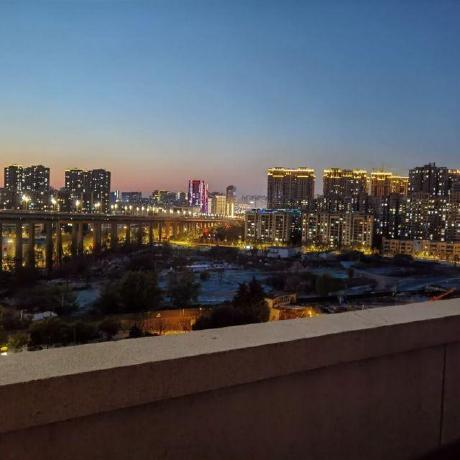
#> input picture Frontend/src/assets/fyh.jpg, 460 x 460 px
$ python -i hard_weather_utils.py   (imports and definitions only)   (older library calls are emulated)
#> lines starting #> are read from the running program, lines starting #| are printed output that depends on the picture
from PIL import Image
import cv2
import numpy as np


def dark_channel(img, size=15):
    r, g, b = cv2.split(img)
    min_img = cv2.min(r, cv2.min(g, b))
    kernel = cv2.getStructuringElement(cv2.MORPH_RECT, (size, size))
    dc_img = cv2.erode(min_img, kernel)
    return dc_img


def get_atmo(img, percent=0.001):
    mean_perpix = np.mean(img, axis=2).reshape(-1)
    mean_topper = mean_perpix[: int(img.shape[0] * img.shape[1] * percent)]
    return np.mean(mean_topper)


def get_trans(img, atom, w=0.95):
    x = img / atom
    t = 1 - w * dark_channel(x, 15)
    return t


def guided_filter(p, i, r, e):
    mean_I = cv2.boxFilter(i, cv2.CV_64F, (r, r))
    mean_p = cv2.boxFilter(p, cv2.CV_64F, (r, r))
    corr_I = cv2.boxFilter(i * i, cv2.CV_64F, (r, r))
    corr_Ip = cv2.boxFilter(i * p, cv2.CV_64F, (r, r))
    var_I = corr_I - mean_I * mean_I
    cov_Ip = corr_Ip - mean_I * mean_p
    a = cov_Ip / (var_I + e)
    b = mean_p - a * mean_I
    mean_a = cv2.boxFilter(a, cv2.CV_64F, (r, r))
    mean_b = cv2.boxFilter(b, cv2.CV_64F, (r, r))
    q = mean_a * i + mean_b
    return q


def dehaze(im):
    im = np.array(im.convert("RGB"))
    img = im.astype("float64") / 255
    img_gray = cv2.cvtColor(im, cv2.COLOR_RGB2GRAY).astype("float64") / 255
    atom = get_atmo(img)
    trans = get_trans(img, atom)
    trans_guided = guided_filter(trans, img_gray, 20, 0.0001)
    trans_guided = cv2.max(trans_guided, 0.25)
    result = np.empty_like(img)
    for i in range(3):
        result[:, :, i] = (img[:, :, i] - atom) / trans_guided + atom
    cv2.imwrite("./img_out/remove-foggy.jpg", result * 255)
    result = cv2.imread("./img_out/remove-foggy.jpg")
    return Image.fromarray(result.astype(np.uint8))


def equalist_hist(img):
    img = np.array(img.convert("RGB"))
    img[:, :, 0] = cv2.equalizeHist(img[:, :, 0])
    img[:, :, 1] = cv2.equalizeHist(img[:, :, 1])
    img[:, :, 2] = cv2.equalizeHist(img[:, :, 2])
    return Image.fromarray(img)

>>> from PIL import Image
>>> picture = Image.open('../../Frontend/src/assets/fyh.jpg')
#> picture is the input picture: PIL image 460x460 RGB; mean R, G, B 80.5, 82.5, 88.8
>>> result = dehaze(picture)
#> in dehaze, `img_gray = cv2.cvtColor(im, cv2.COLOR_RGB2GRAY).astype("float64") / 255`:
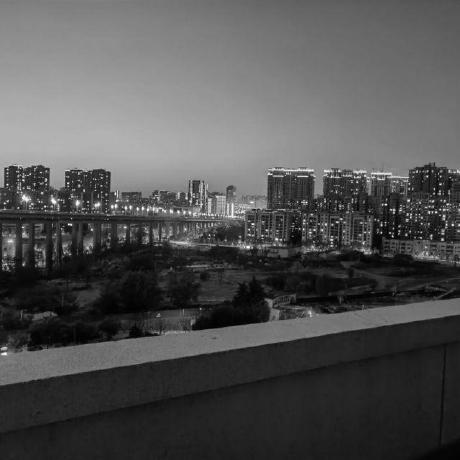
#> img_gray: shape (460, 460) float64; min 0, max 0.992, mean 0.324
#> in get_atmo, `mean_topper = mean_perpix[: int(img.shape[0] * img.shape[1] * percent)]`: mean_topper = 211 values, max 0.535 at index 96, min 0.467 at index 205, mean 0.511
#> in dehaze, `atom = get_atmo(img)`: atom = 0.511
#> in guided_filter, `a = cov_Ip / (var_I + e)`:
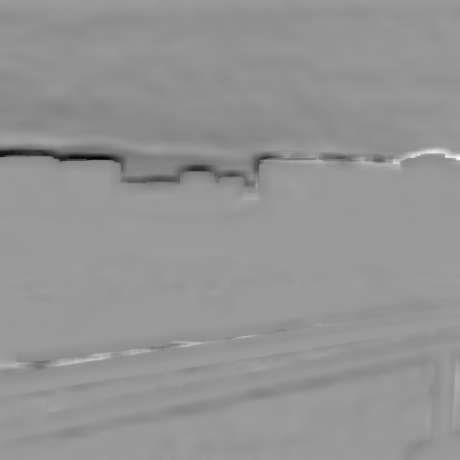
#> a: shape (460, 460) float64; min -15.98, max 10.46, mean -0.565; drawn with min black and max white
#> in guided_filter, `mean_b = cv2.boxFilter(b, cv2.CV_64F, (r, r))`:
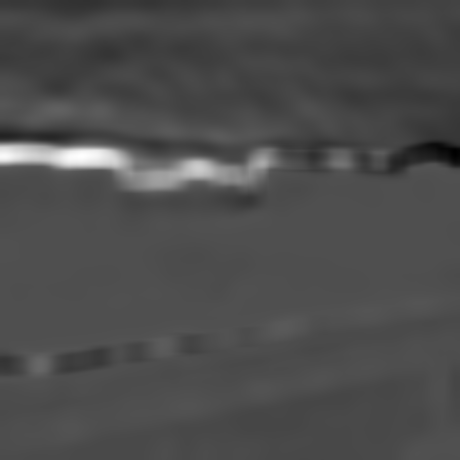
#> mean_b: shape (460, 460) float64; min -0.516, max 4.32, mean 0.947; drawn with min black and max white
#> in guided_filter, `q = mean_a * i + mean_b`:
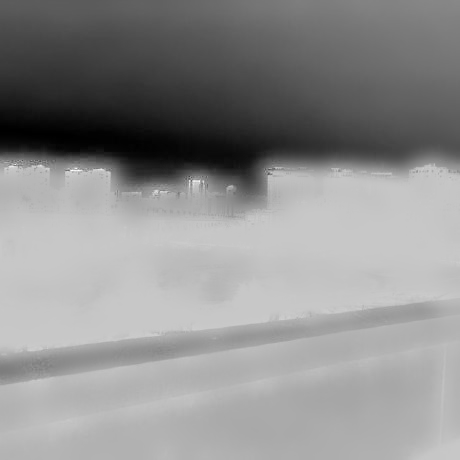
#> q: shape (460, 460) float64; min -0.165, max 1.32, mean 0.669; drawn with min black and max white
#> in dehaze, `trans_guided = cv2.max(trans_guided, 0.25)`:
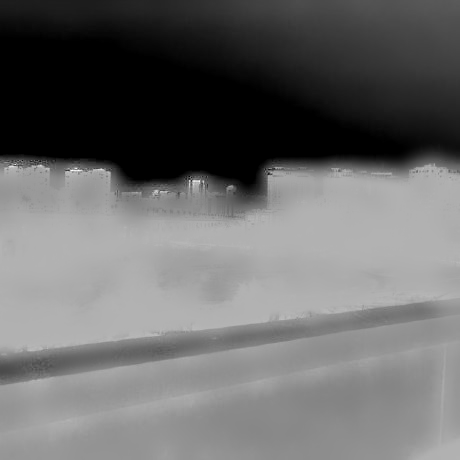
#> trans_guided: shape (460, 460) float64; min 0.25, max 1.32, mean 0.697; drawn with min black and max white
#> after the loop in dehaze, `for i in range(3):`:
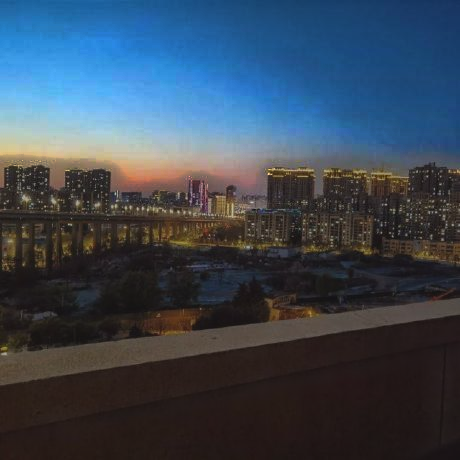
#> result: shape (460, 460, 3) float64; mean R, G, B 0.276, 0.368, 0.47; drawn with min black and max white
#> in dehaze, `cv2.imwrite("./img_out/remove-foggy.jpg", result * 255)`:
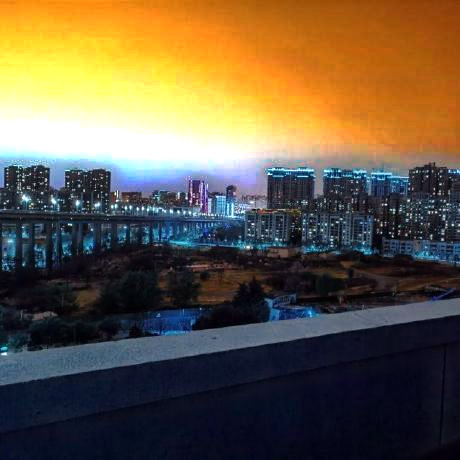
#> saved as remove-foggy.jpg: shape (460, 460, 3); mean B, G, R 68.4, 90.2, 104.3

$ run again, on Frontend/src/assets/header-bg.jpg
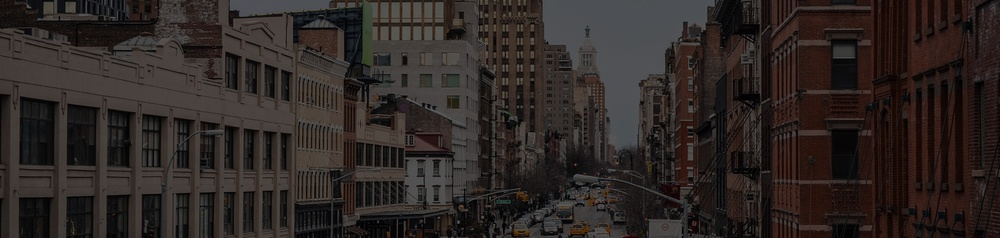
#> input picture Frontend/src/assets/header-bg.jpg, 1000 x 238 px, shrunk from 1920 x 456 before the run
#> picture is the input picture: PIL image 1000x238 RGB; mean R, G, B 46.6, 39.4, 36.8
#> mean_topper = 238 values, max 0.329 at index 230, min 0.00784 at index 83, mean 0.131
#> atom = 0.131
#> in dehaze, `trans_guided = cv2.max(trans_guided, 0.25)`:
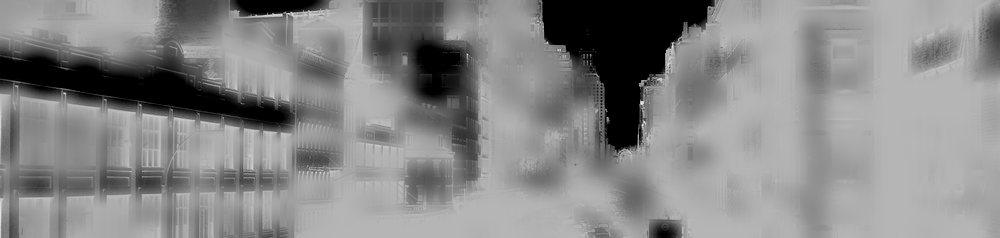
#> trans_guided: shape (238, 1000) float64; min 0.25, max 1.3, mean 0.81; drawn with min black and max white
#> in dehaze, `cv2.imwrite("./img_out/remove-foggy.jpg", result * 255)`:
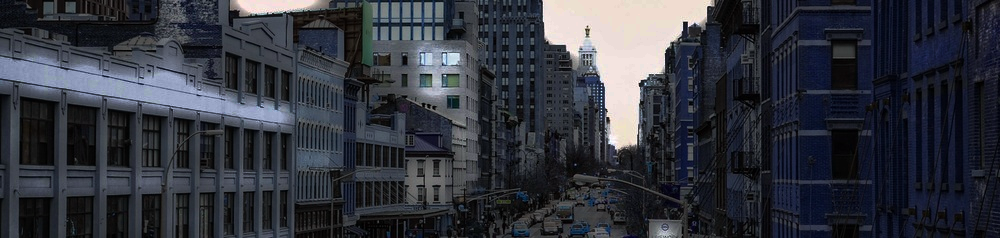
#> saved as remove-foggy.jpg: shape (238, 1000, 3); mean B, G, R 62.3, 53.5, 50.5

$ run again, on Frontend/src/assets/homebg2.jpg
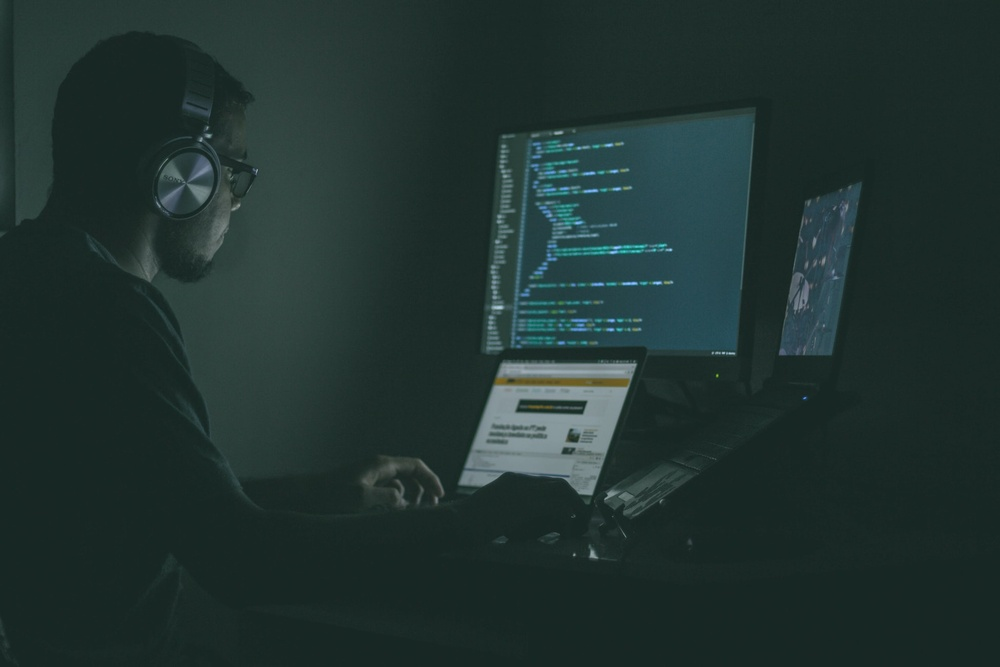
#> input picture Frontend/src/assets/homebg2.jpg, 1000 x 667 px, shrunk from 1950 x 1300 before the run
#> picture is the input picture: PIL image 1000x667 RGB; mean R, G, B 32.9, 51, 48.6
#> mean_topper = 667 values, max 0.21 at index 298, min 0.136 at index 479, mean 0.176
#> atom = 0.176
#> after the loop in dehaze, `for i in range(3):`:
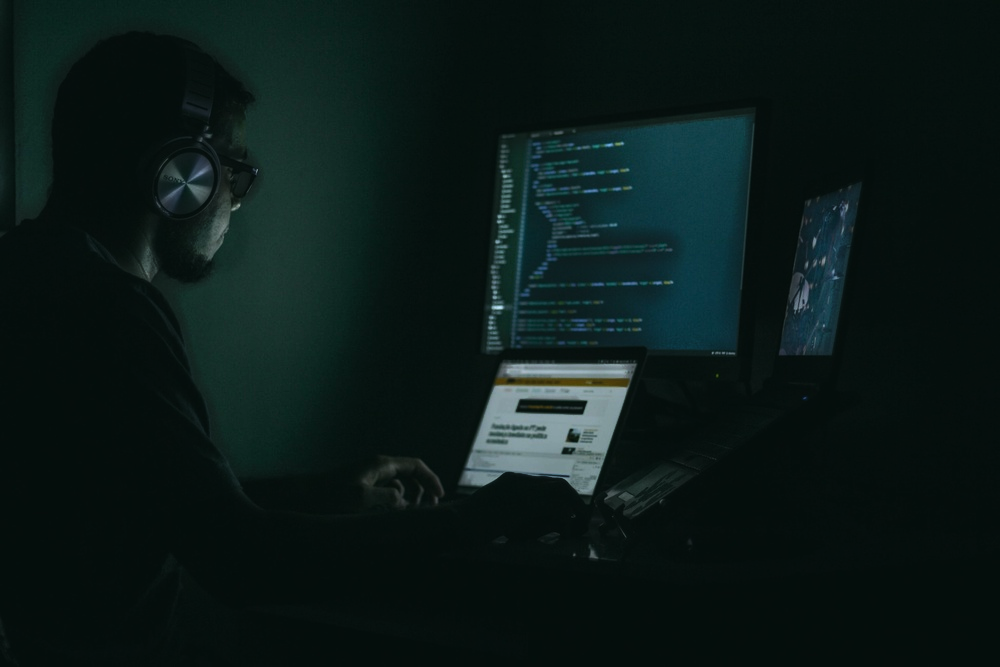
#> result: shape (667, 1000, 3) float64; mean R, G, B 0.0965, 0.27, 0.25; drawn with min black and max white
#> in dehaze, `cv2.imwrite("./img_out/remove-foggy.jpg", result * 255)`:
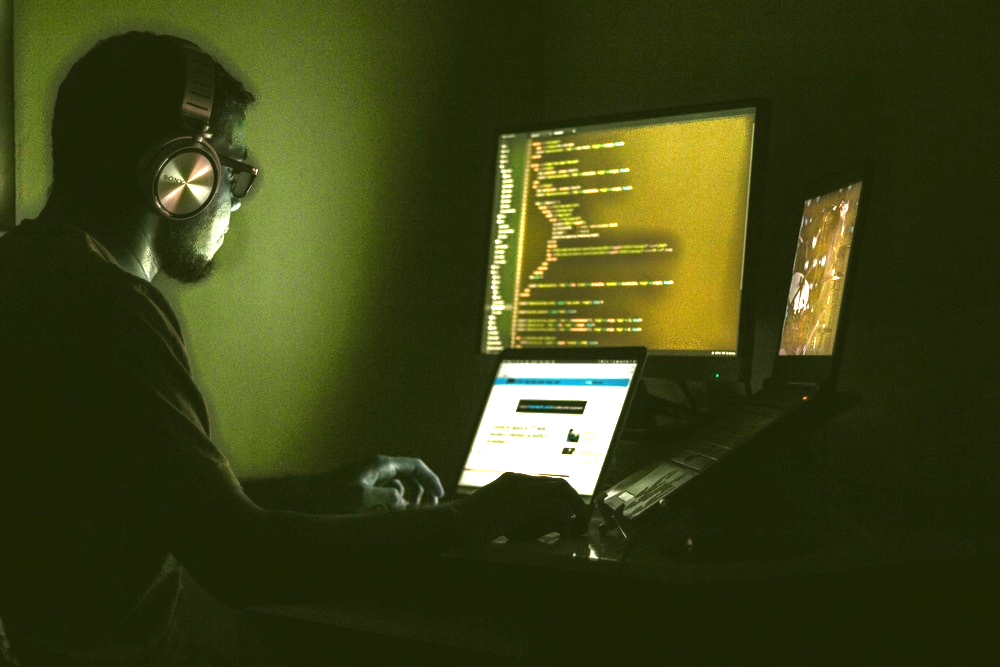
#> saved as remove-foggy.jpg: shape (667, 1000, 3); mean B, G, R 22.5, 65.2, 59.8
